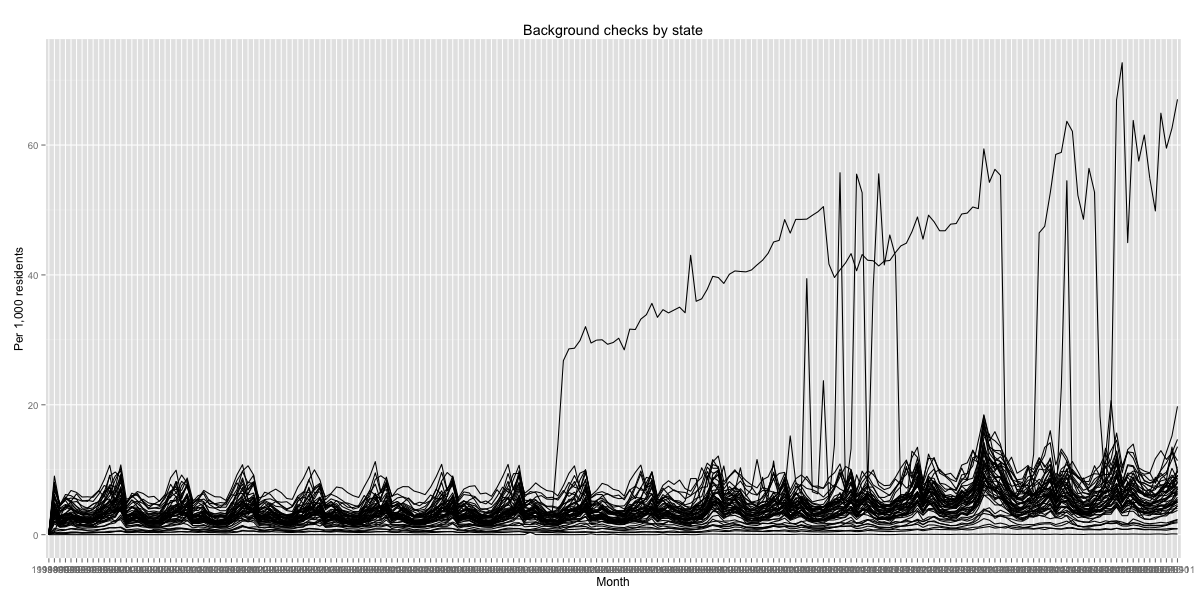

Here is the R script that generated this plot:
us <- read.csv("data/historicalpop-US.csv", stringsAsFactors=FALSE)
states <- read.csv("data/historicalpop-StatesT.csv", stringsAsFactors=FALSE)

nics <- read.csv("data/nics-firearm-background-checks.csv", stringsAsFactors=FALSE)

library(stringr)

nics$state <- str_trim(nics$state)

ct <- subset(nics, state=="Connecticut")

library(lubridate)
library(dplyr)
nics$date <- as.Date(paste(nics$month,"-01",sep=""))

# Annual per capita
nics$year <- year(nics$date)

annual <- data.frame(tapply(nics$totals, nics$year, sum))

annual$year <- rownames(annual)
rownames(annual) <- NULL
colnames(annual) <- c("Total", "Year")
annual <- annual[c("Year", "Total")]

annual <- merge(annual, us)

annual$percapita <- round((annual$Total/annual$US)*1000,2)

# Monthly totals for the US

monthly <-data.frame(tapply(nics$totals, nics$date, sum))
monthly$date <- rownames(monthly)
rownames(monthly) <- NULL
colnames(monthly) <- c("Total", "Month")
monthly<- monthly[c("Month", "Total")]
monthly$Month <- ymd(monthly$Month)
monthly$Year <- year(monthly$Month)

monthly <- left_join(monthly, us)
monthly$percapita <- round((monthly$Total/monthly$US)*1000,2)

by_month <- monthly[c("Month", "percapita")]
colnames(by_month) <- c("Month", "US")

# Monthly totals for CT

ct <- subset(nics, state=="Connecticut")
ctpop  <- read.csv("historicalpop-CT.csv", stringsAsFactors=FALSE)
ct_monthly<-data.frame(tapply(ct$totals, ct$date, sum))
ct_monthly$date <- rownames(ct_monthly)
rownames(ct_monthly) <- NULL
colnames(ct_monthly) <- c("Total", "Month")
ct_monthly<- ct_monthly[c("Month", "Total")]
ct_monthly$Month <- ymd(ct_monthly$Month)
ct_monthly$Year <- year(ct_monthly$Month)

ct_monthly <- left_join(ct_monthly, ctpop)
ct_monthly$percapita <- round((ct_monthly$Total/ct_monthly$CT)*1000,2)

ct_month <- ct_monthly[c("Month", "percapita")]
colnames(ct_month) <- c("Month", "CT")

by_month <- left_join(by_month, ct_month)

library(dplyr)
library(tidyr)


# Monthly for all states now
# Restructure data.frame 

totals_only <- nics[c("month", "state", "totals")] 

spreaded_totals <- spread(totals_only, state, totals)
spreaded_totals <- spreaded_totals[,colSums(is.na(spreaded_totals))<nrow(spreaded_totals)]
spreaded_totals$year <- substr(spreaded_totals$month, 1, 4)
spreaded_totals$year <- as.numeric(spreaded_totals$year)

# 1. Create a loop going through a list of all the state names
# 2. Subset by each state: Annual population
# 3. Subset by each state: NICS monthly background checks
# 4. Join pop to subsetted background checks
# 5. Create a new column based on per capita
# 6. Add it to a new overall dataframe

# US per capita

monthly <-data.frame(tapply(nics$totals, nics$date, sum))
monthly$date <- rownames(monthly)
rownames(monthly) <- NULL
colnames(monthly) <- c("Total", "Month")
monthly<- monthly[c("Month", "Total")]
monthly$Month <- ymd(monthly$Month)
monthly$Year <- year(monthly$Month)

monthly <- left_join(monthly, us)
monthly$percapita <- round((monthly$Total/monthly$US)*1000,2)

by_month <- monthly[c("Month", "percapita")]
colnames(by_month) <- c("Month", "US")

by_month$Month <- substr(by_month$Month, 1, 7)


states_num <- ncol(states)
states_list <- 2:states_num

for (i in states_list) {
  state_name <- colnames(states[i])
  temp_df <- states[c("Year", state_name)]
  colnames(temp_df) <- c("year", "Population")
  state_name <- gsub("\\.", " ", state_name)
  test_this <- grepl(state_name, colnames(spreaded_totals))
  test_sum <- sum(test_this)
  if (test_sum>0) {
    # looking just at totals
    nics_df <- spreaded_totals[c("month", "year", state_name)]
    temp_df <- left_join(temp_df, nics_df)
    temp_df$per_capita <- round((temp_df[,4]/temp_df[,2])*1000,2)
    temp_df <- temp_df[c("month", "per_capita")]
    colnames(temp_df) <- c("Month", state_name)
    
    by_month <- left_join(by_month, temp_df)
  }
}

## Charting out with GGPlot

test_df <- by_month

test_df$Month <- factor(test_df$Month)

test_df <- gather(test_df, "State", "Per.Capita", 2:53)

ggplot(data=test_df, aes(x=test_df$Month,y=Per.Capita, group=State)) +
  geom_line() +
  ggtitle("Background checks by state") +
  labs(x="Month", y="Per 1,000 residents")

ggplot(data=test_df, aes(x=Month,y=Per.Capita)) +
  geom_bar(stat="identity") +
  facet_wrap(~State) +
  ggtitle("Background checks by state") +
  theme(plot.title = element_text(family="Trebuchet MS", face="bold", size=20, hjust=0, color="#555555")) +
  theme(axis.text.x = element_text(angle=90)) 
